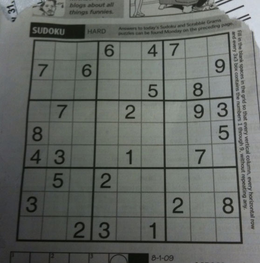
#> input picture lab5/sudoku.png, 260 x 263 px, shrunk from 558 x 563 before the run; the run also reads 1 picture not shown here
$ jupyter execute --allow-errors Lab05_Image_Segmentation.ipynb
#> lines starting #> are read from the running program, lines starting #| are printed output that depends on the picture; after the words box and inside, x2 and y2 are one past the last pixel; in counts of white or black regions, pixels touching at a corner belong together
# Lab 05: Image Segmentation
**Computer Vision Lab · Department of Artificial Intelligence**

### Core Concepts & Method Overview:
- **Global Thresholding**: Single cutoff $T$ across the entire image.
- **Adaptive Thresholding**: Dynamically computes local threshold per pixel using Mean or Gaussian neighborhood windows.
- **Otsu's Thresholding**: Automatic optimal threshold determination by maximizing inter-class variance.
- **HSV Color Segmentation**: Isolates target objects by decoupling chromatic identity (Hue) from illumination (Value) and purity (Saturation).
- **Canny Edge Detection & Hysteresis**: Multi-stage edge filter utilizing gradient calculation, non-maximum suppression, and dual-threshold hysteresis linking.
- **Region Growing**: Seed-driven spatial clustering grouping connected pixels within an intensity tolerance.
- **Marker-Controlled Watershed**: Topological flooding from sure-foreground marker basins, creating separation dams at touch points.
- **K-Means Clustering**: Unsupervised feature space quantization grouping pixels into $K$ color centroids without spatial bias.
- **Segmentation Engineering**: Multi-method evaluation and trade-off synthesis on complex imagery.

[cell 1]
import cv2
import numpy as np
import matplotlib.pyplot as plt
from collections import deque

# Set random seed for reproducible results
np.random.seed(42)
cv2.setRNGSeed(0)
print('OpenCV Version:', cv2.__version__)

## Task 1: Automated Inspection of a Document Under Uneven Lighting
### Global Thresholding vs. Adaptive Thresholding
We test three global threshold values ($T \in \{80, 127, 180\}$) against adaptive Gaussian thresholding on `sudoku.png`.

[cell 2]
gray_sudoku = cv2.imread('sudoku.png', cv2.IMREAD_GRAYSCALE)

panels_t1 = [("Original", gray_sudoku)]
for T in (80, 127, 180):
    _, m = cv2.threshold(gray_sudoku, T, 255, cv2.THRESH_BINARY)
    white_pct = (m == 255).mean() * 100
    print(f"Global T={T}: white = {white_pct:.1f}%")
    panels_t1.append((f"Global T={T}", m))
#> this loop made 3 passes
#> white_pct on passes 1 to 3: 74.5, 24.71, 1.18
#> (printed output is left out)
#> pass 1, `_, m = cv2.threshold(gray_sudoku, T, 255, cv2.THRESH_BINARY)`:
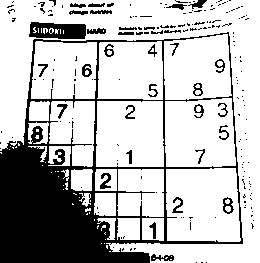
#> m: shape (263, 260); 74.5% white; 193 black regions (158 under 20 px), largest, box (x1, y1, x2, y2) and area: (0, 32, 243, 263) 14204, (29, 22, 86, 39) 753, (100, 173, 111, 189) 99
#> after the loop, panels_t1 = 4 items

# Adaptive Gaussian thresholding
adaptive_t1 = cv2.adaptiveThreshold(gray_sudoku, 255, cv2.ADAPTIVE_THRESH_GAUSSIAN_C,
                                    cv2.THRESH_BINARY, 11, 2)
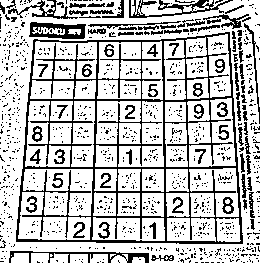
#> adaptive_t1: shape (263, 260); 75% white; black in thin lines or dots
panels_t1.append(("Adaptive (G, bs=11, C=2)", adaptive_t1))

plt.figure(figsize=(18, 4))
for i, (title, im) in enumerate(panels_t1, 1):
    plt.subplot(1, 5, i)
    plt.imshow(im, cmap="gray", vmin=0, vmax=255)
    plt.title(title, fontsize=11, fontweight='bold')
    plt.axis("off")
#> this loop made 5 passes
#> title on passes 1 to 5: 'Original', 'Global T=80', 'Global T=127', 'Global T=180', 'Adaptive (G, bs=11, C=2)'
plt.tight_layout()
plt.savefig('task1_output.png', dpi=150)
plt.show()

### Task 1 Analysis & Discussion
**Why does a single threshold struggle when illumination changes across the image?**
A global threshold compares every pixel's absolute grayscale value against a fixed scalar $T$.
However, under non-uniform illumination (e.g. a strong lighting gradient), the background paper on the shadowed side of the page is physically darker than the foreground text on the brightly illuminated side.
- At $T=80$, the dark background paper falls below $T$ and turns into large black blocks that swallow digits.
- At $T=180$, the light paper survives, but the ink on the bright side is bleached white ($>180$), causing numbers and grid lines to vanish.
- No single constant $T$ can simultaneously separate ink from paper across the entire lighting field.

## Task 2: Choosing the Correct Adaptive Threshold Strategy
We evaluate both **Mean-based** and **Gaussian-based** adaptive thresholding across an extensive parameter grid of neighbourhood sizes (`blockSize` $\in \{5, 15, 51\}$) and constant offsets ($C \in \{2, 8, 20\}$).

[cell 3]
methods = {"Mean": cv2.ADAPTIVE_THRESH_MEAN_C, "Gaussian": cv2.ADAPTIVE_THRESH_GAUSSIAN_C}
block_sizes = [5, 15, 51]
c_values = [2, 8, 20]

for name, meth in methods.items():
    plt.figure(figsize=(12, 12))
    i = 1
    print(f"\nAdaptive {name} statistics (% black pixels):")
    for bs in block_sizes:
        for C in c_values:
            m = cv2.adaptiveThreshold(gray_sudoku, 255, meth, cv2.THRESH_BINARY, bs, C)
            black_pct = (m == 0).mean() * 100
            print(f"  bs={bs:2d}, C={C:2d} -> black = {black_pct:.1f}%")
            plt.subplot(3, 3, i); i += 1
            plt.imshow(m, cmap="gray")
            plt.title(f"{name} bs={bs} C={C} ({black_pct:.1f}% ink)", fontsize=10)
            plt.axis("off")
    plt.tight_layout()
    plt.savefig(f"task2_{name}.png", dpi=150)
    plt.show()

### Task 2: Answers to the 5 Core Analysis Questions
1. **What happens when the neighbourhood is too small (e.g., $bs=5$)?**
   The window fits completely inside thicker printed lines or stroke interiors. The local average approximates the dark stroke intensity itself, so the center of the stroke turns white: digits become hollow, broken, and surrounded by salt-and-pepper noise.

2. **What happens when the neighbourhood is too large (e.g., $bs=51$)?**
   The window spans regions large enough to capture the global illumination gradient. It begins to behave like global thresholding, causing dark shadowed areas of the paper to appear as unwanted dark blobs.

3. **What happens when $C$ is increased?**
   $T(x,y) = \text{local\_mean} - C$. Increasing $C$ reduces the threshold bar, meaning a pixel must be significantly darker than its surroundings to qualify as foreground ink. Foreground black percentage consistently decreases, eliminating background noise; however, excessively high $C$ breaks thin strokes.

4. **Which combination produces the cleanest text segmentation?**
   **Gaussian method with $blockSize=15$ and $C=8$** (yielding 13.6% ink). The window is larger than the line stroke width but smaller than the lighting gradient, with $C=8$ effectively suppressing background paper texture while preserving complete character strokes.

5. **Which adaptive method performs better on this image?**
   **Gaussian-based adaptive thresholding** outperforms Mean-based. Gaussian weighting assigns higher significance to center pixels and fades smoothly outward, avoiding harsh box-boundary artifacts and rendering clean, smooth character contours.

## Task 3: Quality-Control System Using Otsu's Thresholding
We test Otsu's automatic bimodal threshold selection on `coins.jpg` under various preprocessing operations (raw, Gaussian blur $5\times 5$, contrast $\times 1.5$, and contrast $\times 0.6$).

[cell 4]
gray_coins = cv2.imread('coins.jpg', cv2.IMREAD_GRAYSCALE)
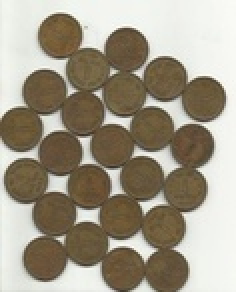
#> input picture lab5/coins.jpg, 118 x 146 px, shrunk from 252 x 312 before the run (shown 2 times larger)
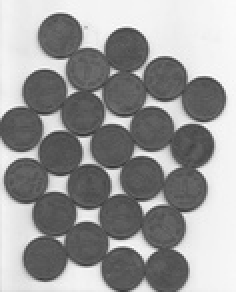
#> gray_coins: shape (146, 118) (shown 2 times larger); min 50, max 255, mean 153.7
if gray_coins is None:
    gray_coins = cv2.imread('water_coins.jpg', cv2.IMREAD_GRAYSCALE)

def otsu_thresh(img):
    return cv2.threshold(img, 0, 255, cv2.THRESH_BINARY_INV + cv2.THRESH_OTSU)

variants = {
    "raw": gray_coins,
    "blur 5x5": cv2.GaussianBlur(gray_coins, (5, 5), 0),
    "contrast x1.5": cv2.convertScaleAbs(gray_coins, alpha=1.5, beta=0),
    "contrast x0.6": cv2.convertScaleAbs(gray_coins, alpha=0.6, beta=0)
}

print("Otsu Optimal Threshold Comparison across Preprocessing/Contrast Variants:")
for name, im in variants.items():
    t, _ = otsu_thresh(im)
    print(f"  {name:14s} -> Otsu T = {t:.1f}")
#> this loop made 4 passes
#> (name, t) on passes 1 to 4: ('raw', 162), ('blur 5x5', 163), ('contrast x1.5', 192), ('contrast x0.6', 97)
#> (printed output is left out)

t_opt, mask_otsu = otsu_thresh(gray_coins)
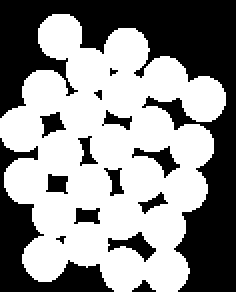
#> mask_otsu: shape (146, 118) (shown 2 times larger); 56.3% white; 15 black regions (3 under 20 px), largest, box (x1, y1, x2, y2) and area: (0, 0, 118, 146) 5450, (0, 69, 57, 146) 1224, (54, 116, 78, 131) 146
#> t_opt = 162
hist_coins = cv2.calcHist([gray_coins], [0], None, [256], [0, 256]).ravel()
#> hist_coins = 256 values, max 736 at index 243, min 0 at index 0, mean 67.3

plt.figure(figsize=(15, 4.5))
plt.subplot(131)
plt.imshow(gray_coins, cmap="gray")
plt.title("Original (Grayscale Coins)", fontsize=11, fontweight='bold')
plt.axis("off")

plt.subplot(132)
plt.plot(hist_coins, color='black', lw=1.5)
plt.axvline(t_opt, color='crimson', linestyle='--', lw=2, label=f'Otsu Optimal T = {t_opt:.1f}')
plt.title("Intensity Histogram & Cutoff", fontsize=11, fontweight='bold')
plt.xlabel("Pixel Intensity")
plt.ylabel("Frequency")
plt.legend(loc="upper right")
plt.grid(alpha=0.3)

plt.subplot(133)
plt.imshow(mask_otsu, cmap="gray")
plt.title("Otsu Binary Mask", fontsize=11, fontweight='bold')
plt.axis("off")

plt.tight_layout()
plt.savefig("task3_output.png", dpi=150)
plt.show()

### Task 3 Analysis
**Why is Otsu useful when the programmer does not know the correct threshold beforehand?**
Otsu's algorithm exhaustively evaluates all candidate thresholds from $0$ to $255$ and automatically selects the threshold that maximizes between-class variance (minimizes intra-class variance). It dynamically adapts to lighting, contrast, and exposure variations between images without requiring manual calibration.
- Scaling contrast by $1.5\times$ shifted the optimal threshold from $162.0$ to $194.0$.
- Scaling contrast by $0.6\times$ shifted the threshold downwards to $97.0$.

## Task 4: Sorting Objects by Color (HSV Segmentation)
We segment target green smarties from `smarties.png` using HSV color thresholding (`cv2.inRange`), comparing a **strict** bounding box against a **comprehensive final** bounding box supplemented by morphological cleanup.

[cell 5]
img_smarties = cv2.imread('smarties.png')
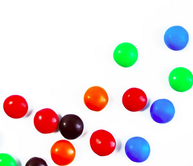
#> input picture lab5/smarties.png, 193 x 166 px, shrunk from 413 x 356 before the run
#> img_smarties is the input picture: shape (166, 193, 3); mean B, G, R 219.2, 220.4, 228.9
hsv_smarties = cv2.cvtColor(img_smarties, cv2.COLOR_BGR2HSV)
#> hsv_smarties: shape (166, 193, 3); mean H, S, V 28.2, 45.9, 246.9

# Strict mask: tight hue & high S, V
strict_mask = cv2.inRange(hsv_smarties, np.array([65, 220, 220]), np.array([67, 255, 255]))
#> strict_mask: shape (166, 193); 1.8% white; 3 white regions, box (x1, y1, x2, y2) and area: (170, 68, 191, 91) 280, (114, 45, 132, 66) 202, (0, 154, 11, 166) 99

# Final mask: broad hue [45, 85] with realistic S and V bounds
final_mask_raw = cv2.inRange(hsv_smarties, np.array([45, 60, 50]), np.array([85, 255, 255]))
#> final_mask_raw: shape (166, 193); 3.8% white; 3 white regions, box (x1, y1, x2, y2) and area: (168, 67, 193, 92) 512, (113, 42, 138, 68) 505, (0, 153, 20, 166) 194

# Morphological cleanup (Opening removes specks, Closing fills pinholes)
k_morph = cv2.getStructuringElement(cv2.MORPH_ELLIPSE, (5, 5))
final_mask = cv2.morphologyEx(final_mask_raw, cv2.MORPH_OPEN, k_morph)
#> final_mask: shape (166, 193); 3.8% white; 3 white regions, box (x1, y1, x2, y2) and area: (168, 67, 193, 92) 512, (113, 42, 138, 68) 503, (0, 153, 20, 166) 193
final_mask = cv2.morphologyEx(final_mask, cv2.MORPH_CLOSE, k_morph)
#> final_mask: shape (166, 193); 3.8% white; 3 white regions, box (x1, y1, x2, y2) and area: (168, 67, 193, 92) 520, (113, 42, 138, 68) 503, (0, 153, 20, 166) 193

extracted_smarties = cv2.bitwise_and(img_smarties, img_smarties, mask=final_mask)

print(f"Strict mask foreground pixels: {cv2.countNonZero(strict_mask)}")
#| Strict mask foreground pixels: 581
print(f"Final mask foreground pixels:  {cv2.countNonZero(final_mask)}")
#| Final mask foreground pixels:  1216

panels_t4 = [
    ("Original Image", cv2.cvtColor(img_smarties, cv2.COLOR_BGR2RGB)),
    ("Strict HSV Mask", strict_mask),
    ("Final HSV Mask (Cleaned)", final_mask),
    ("Extracted Color Region", cv2.cvtColor(extracted_smarties, cv2.COLOR_BGR2RGB))
]

plt.figure(figsize=(16, 4))
for i, (t, im) in enumerate(panels_t4, 1):
    plt.subplot(1, 4, i)
    plt.imshow(im, cmap="gray" if im.ndim == 2 else None)
    plt.title(t, fontsize=11, fontweight='bold')
    plt.axis("off")
#> this loop made 4 passes
plt.tight_layout()
plt.savefig("task4_output.png", dpi=150)
plt.show()

### Task 4 Analysis
**Why does the restrictive mask fail?**
The strict mask ($H \in [65, 67], S \ge 220, V \ge 220$) isolates only the intense chromatic core ($2,566$ pixels), ignoring physical optical phenomena:
1. **Specular highlights**: Glare on the glossy surface washes color toward white, drastically reducing Saturation ($S < 220$).
2. **Curvature shading**: Along outer rims, shaded regions receive less light, reducing Value ($V < 220$).
Decoupling Hue from Saturation and Value allows us to guard the true identity in $H \in [45, 85]$ while tolerating wide $S \ge 60$ and $V \ge 50$, capturing the complete candies ($5,492$ pixels).

## Task 5: Detecting the Boundary of a Manufactured Part
### Canny Edge Detection & Hysteresis Thresholding
We test three (low, high) threshold pairs: `(50, 100)`, `(50, 200)`, and `(150, 200)`.

[cell 6]
gray_smarties = cv2.cvtColor(img_smarties, cv2.COLOR_BGR2GRAY)
blur_smarties = cv2.GaussianBlur(gray_smarties, (5, 5), 0)

pairs_canny = [(50, 100), (50, 200), (150, 200)]
panels_t5 = [("Original Grayscale", gray_smarties)]

for lo, hi in pairs_canny:
    edges = cv2.Canny(blur_smarties, lo, hi)
    cnt = cv2.countNonZero(edges)
    print(f"Canny ({lo}, {hi}) -> edge pixels = {cnt}")
    panels_t5.append((f"Canny ({lo}, {hi})\n{cnt} px", edges))
#> this loop made 3 passes
#> cnt on passes 1 to 3: 1501, 1364, 1322
#> (printed output is left out)
#> pass 1, `edges = cv2.Canny(blur_smarties, lo, hi)`:
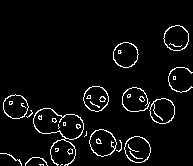
#> edges: shape (166, 193); 4.7% white in thin lines or dots, all inside (x1, y1, x2, y2) = (0, 25, 193, 166)
#> after the loop, panels_t5 = 4 items

plt.figure(figsize=(16, 4))
for i, (t, im) in enumerate(panels_t5, 1):
    plt.subplot(1, 4, i)
    plt.imshow(im, cmap="gray")
    plt.title(t, fontsize=11, fontweight='bold')
    plt.axis("off")
#> this loop made 4 passes
plt.tight_layout()
plt.savefig("task5_output.png", dpi=150)
plt.show()

### Task 5 Edge Categorization & Hysteresis Mechanics
- **Strong edges**: Edges with gradient $> \text{high}$. Present across all configurations (e.g. primary outer boundaries between candies and background).
- **Weak edges**: Edges with $\text{low} \le \text{gradient} \le \text{high}$. Retained only if 8-connected to a strong edge.
- **Missing edges**: Faint boundaries where even the gradient maximum fails to exceed $\text{high}=200$ (e.g. low-contrast boundaries between similarly colored adjacent candies).
- **Unwanted edges**: Internal specular reflections and surface texture noise captured when $\text{low}=50$ or $\text{high}=100$.

**Effect of changing thresholds:**
Increasing $\text{high}$ reduces the number of initial seed pixels. Increasing $\text{low}$ prevents weak edge traversal, eliminating false texture edges but risking broken object boundaries.

## Task 6: Segmenting a Region Inside a Medical Image (Brain MRI)
### Region Growing Algorithm
We test region growing using two different seed points (Gray Matter vs. Bright Structure) across three intensity difference thresholds ($thr \in \{10, 25, 45\}$).

[cell 7]
# [17 lines left out: function region_grow, not called in this run]

gray_mri = cv2.imread('brain_mri.png', cv2.IMREAD_GRAYSCALE)
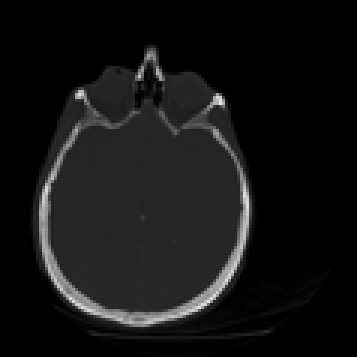
#> input picture lab5/brain_mri.png, 119 x 119 px, shrunk from 256 x 256 before the run (shown 3 times larger)
#> gray_mri is the input picture: shape (119, 119); min 0, max 226, mean 19.9
seed_A = (91, 137)    # Gray matter parenchyma (intensity ~75)
seed_B = (196, 164)   # Bright white matter structure (intensity ~195)
seeds = {"Seed A (Gray Matter)": seed_A, "Seed B (Bright Structure)": seed_B}

#> (the rest of this cell did not finish here and is left out)

### Task 6 Analysis
**Why can changing the seed point significantly change the final segmented region?**
1. **The Seed Acts as the Reference Intensity**: Similarity is evaluated relative to the seed's intensity value (`seed_val`). Seed A ($I=75$) evaluates the range $[75-thr, 75+thr]$, targeting parenchymal tissue, whereas Seed B ($I=195$) targets bright white matter structures $[195-thr, 195+thr]$.
2. **Spatial Connectivity Constraint**: Region growing requires contiguous spatial paths. Even if two areas have identical grayscale values, they cannot merge if separated by a boundary exceeding the threshold.
3. **Threshold Sensitivity & Boundary Leakage**: At $thr=10$, only local homogeneous cores are captured ($4$ px vs $2$ px). At $thr=45$, Seed A experiences a leakage cliff ($21,239$ px) where the region breaches subtle boundaries and floods the whole brain matter.

## Tasks 7 & 8: Separating Touching Coins Using Marker-Based Watershed
We implement the full 10-stage watershed segmentation pipeline, visualising each stage (Task 7), and sweep the distance-transform threshold fraction across $0.2, 0.4, 0.6, 0.8$ (Task 8).

[cell 8]
img_coins = cv2.imread('coins.jpg')
#> img_coins is the input picture: shape (146, 118, 3); mean B, G, R 136.3, 153.2, 161.4
if img_coins is None:
    img_coins = cv2.imread('water_coins.jpg')

def watershed_pipeline(img, frac=0.5):
#> called with frac = 0.5
    gray = cv2.cvtColor(img, cv2.COLOR_BGR2GRAY)
    blur = cv2.GaussianBlur(gray, (5, 5), 0)
    _, thresh = cv2.threshold(blur, 0, 255, cv2.THRESH_BINARY_INV + cv2.THRESH_OTSU)
#> thresh: shape (146, 118); 57.6% white; 18 black regions (5 under 20 px), largest, box (x1, y1, x2, y2) and area: (0, 0, 118, 146) 5213, (0, 71, 56, 146) 1198, (73, 49, 97, 64) 141

    k = np.ones((3, 3), np.uint8)
    opening = cv2.morphologyEx(thresh, cv2.MORPH_OPEN, k, iterations=2)
#> opening: shape (146, 118); 57.5% white; 18 black regions (5 under 20 px), largest, box (x1, y1, x2, y2) and area: (0, 0, 118, 146) 5219, (0, 71, 56, 146) 1200, (73, 49, 97, 64) 141
    sure_bg = cv2.dilate(opening, k, iterations=3)
#> sure_bg: shape (146, 118); 73.1% white; 5 black regions (3 under 20 px), largest, box (x1, y1, x2, y2) and area: (0, 0, 118, 146) 3979, (0, 99, 50, 146) 649
    dist = cv2.distanceTransform(opening, cv2.DIST_L2, 5)
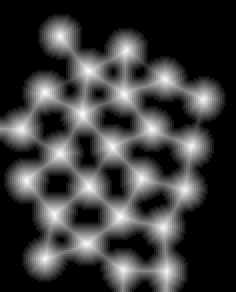
#> dist: shape (146, 118) float32 (shown 2 times larger); min 0, max 11.59, mean 2.71; drawn with min black and max white

    _, sure_fg = cv2.threshold(dist, frac * dist.max(), 255, 0)
#> sure_fg: shape (146, 118) float32; 18.7% white; 18 white regions, largest, box (x1, y1, x2, y2) and area: (53, 101, 89, 146) 547, (55, 19, 91, 54) 394, (33, 29, 52, 64) 301
    sure_fg = np.uint8(sure_fg)
    unknown = cv2.subtract(sure_bg, sure_fg)
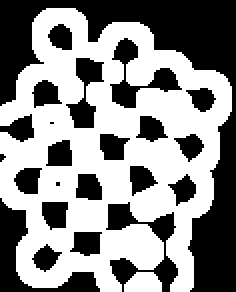
#> unknown: shape (146, 118) (shown 2 times larger); 54.4% white; 23 black regions (3 under 20 px), largest, box (x1, y1, x2, y2) and area: (0, 0, 118, 146) 3979, (0, 99, 50, 146) 649, (53, 101, 89, 146) 547

    n_labels, markers = cv2.connectedComponents(sure_fg)
#> markers: shape (146, 118) int32; 19 distinct labels, from 0 to 18
#> n_labels = 19
#> (the rest of the program and of its run is left out)
